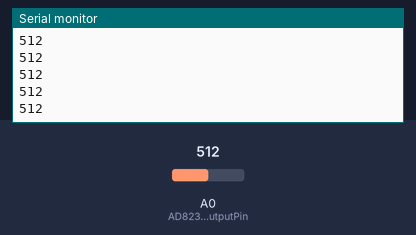
Simulated run of this sketch. Board: Arduino Uno, built with avr-gcc and run on an emulated ATmega328P. On the bench: the last lines printed to the serial monitor. Inputs (shaded band) come from the test bench; at power-on: A0 (AD8232OutputPin) = 512.

Above: at 1.2 s.
1.3 s: A0 (AD8232OutputPin) set to 716
At 2.1 s:
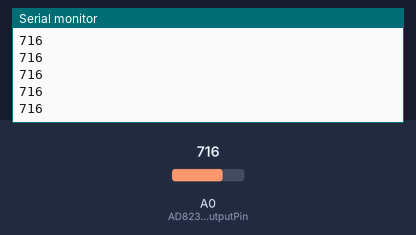
2.8 s: A0 (AD8232OutputPin) set to 900
At 3.5 s:
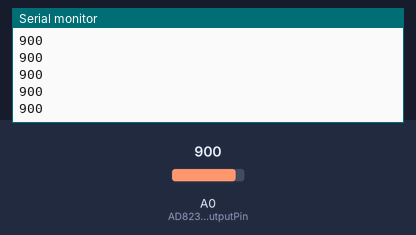
Timing chart, 0 to 5.8 s (numbered marks = the images above; inputs shaded):
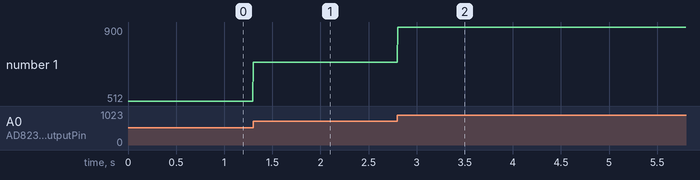

Measured:
- after the input at 1.3 s, the serial monitor: prints a new line at once (image 1)
- after the input at 2.8 s, the serial monitor: prints a new line at once (image 2)
- plotted number 1: 512 → 716 after the input at 1.3 s, 716 → 900 after the input at 2.8 s

The sketch:

live_read.ino
```cpp
// Define the pin connected to the output of the AD8232
const int AD8232OutputPin = A0; // Assuming the AD8232's output is connected to analog pin A0

void setup() {
  // Initialize Serial communication at a baud rate of 115200:
  Serial.begin(115200);
  // Setup the AD8232 output pin as an input
  pinMode(AD8232OutputPin, INPUT);
}

void loop() {
  // Read the analog value from the AD8232 output pin
  int sensorValue = analogRead(AD8232OutputPin);

  // Print the value to the Serial port
  Serial.println(sensorValue);

  // Wait a bit for the next reading. Adjust the delay to match the desired sampling rate.
  // For example, a delay of 4 milliseconds corresponds to a sampling rate of 250 samples/second (1/0.004)
  delay(4);
}
```
